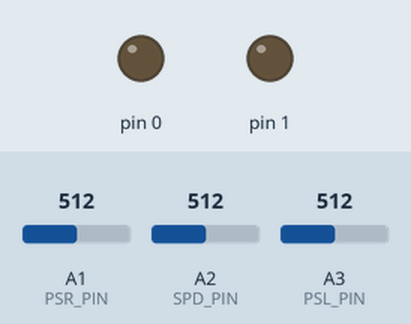
A sketch run on a simulated Arduino Uno, built with avr-gcc and run on an emulated ATmega328P. On the bench: output pins drawn as LEDs (lit = HIGH). The inputs (shaded band) are chosen by the test bench; at power-on: A3 (PSL_PIN) = 512, A1 (PSR_PIN) = 512, A2 (SPD_PIN) = 512.

Above: at 1.2 s.
1.3 s: A3 (PSL_PIN) set to 480
2.8 s: A3 (PSL_PIN) set to 458
At 4.0 s:
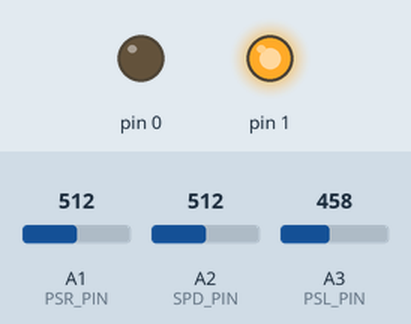
4.3 s: A3 (PSL_PIN) set to 511
At 5.1 s:
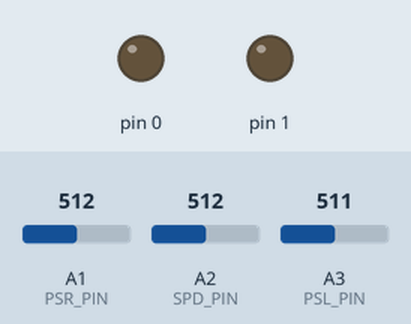
5.8 s: A3 (PSL_PIN) set to 306
At 6.7 s:
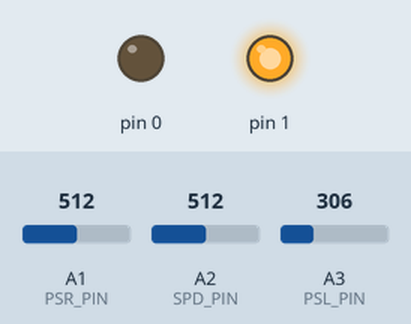
Timing chart, 0 to 8.3 s (numbered marks = the images above; inputs shaded):
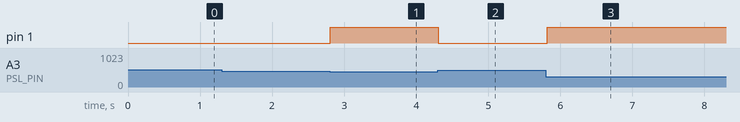

The sketch:

LightFollower.ino
```cpp
// Core: https://github.com/MCUdude/MicroCore

#define DEBUG 0
#define PHOTO_SAMPLES 5

#define ML_PIN PB0
#define MR_PIN PB1
#define PSL_PIN A3 // Photo Sensor Left
#define PSR_PIN A1 // Photo Sensor Right
#define SPD_PIN A2

int leftPhotoValue, rightPhotoValue, speedConstant;

void setup() {
  readPhotoSensors();

  pinMode(ML_PIN, OUTPUT);
  pinMode(MR_PIN, OUTPUT);
  pinMode(PSL_PIN, INPUT);
  pinMode(PSR_PIN, INPUT);
  pinMode(SPD_PIN, INPUT);
}

void loop() {
  readPhotoSensors();
  speedConstant = map(analogRead(SPD_PIN),0,1023,0,100);

  leftPhotoValue = map(leftPhotoValue,0,1023,0,70);
  rightPhotoValue = map(leftPhotoValue,0,1023,0,70);

  leftPhotoValue = constrain(speedConstant+leftPhotoValue*leftPhotoValue*leftPhotoValue/50,0,255);
  rightPhotoValue = constrain(speedConstant+rightPhotoValue*rightPhotoValue*rightPhotoValue/50,0,255);

  analogWrite(MR_PIN,leftPhotoValue);
  analogWrite(ML_PIN,rightPhotoValue);

  delay(10);
}

void readPhotoSensors(){
  int left,right;
  left=right=0;

  for(int c=0; c<PHOTO_SAMPLES; c++){
    left += analogRead(PSL_PIN);
    right += analogRead(PSR_PIN);
    delay(1);
  }

  leftPhotoValue = constrain(left/PHOTO_SAMPLES,0,1023);
  rightPhotoValue =  constrain(right/PHOTO_SAMPLES,0,1023);
}
```

Measured:
- the behaviour switches between 468 and 467 on A3 (PSL_PIN) (found by bisection; images 0 and 1)
- after the input at 1.3 s, every drawn part: stays the same
- after the input at 2.8 s, pin 1: LOW → HIGH at once
- after the input at 4.3 s, pin 1: HIGH → LOW at once
- after the input at 5.8 s, pin 1: LOW → HIGH at once
